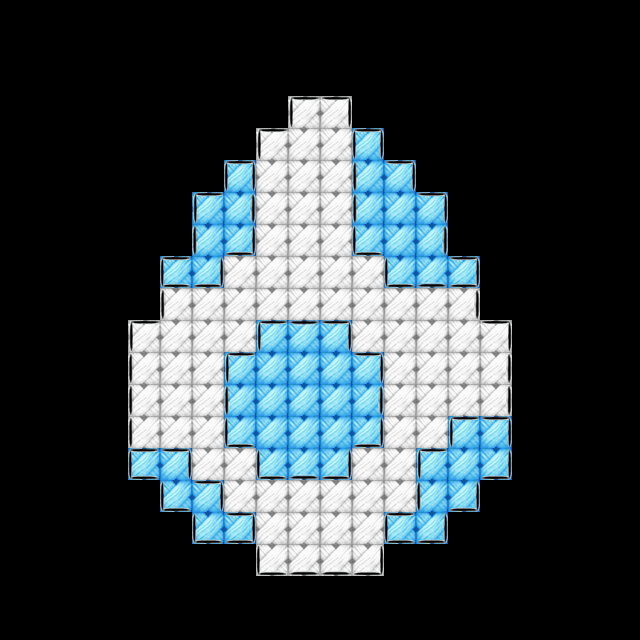

A level layout from a 2D game, rendered from its tile map. Below: a short description, then the map file with its tile-grid data intact:
An orthogonal 20x20 tile map with 32x32 px tiles, 3 tile layers (layer1, layer2, layer3), 2 tilesets.

<map version="1.2" tiledversion="1.3.4" orientation="orthogonal" renderorder="left-down" width="20" height="20" tilewidth="32" tileheight="32" infinite="0" nextlayerid="5" nextobjectid="1">
 <tileset firstgid="1" source="stroke.tsx" />
 <tileset firstgid="17" source="color.tsx" />
 <layer id="1" name="layer1" width="20" height="20">
  <data encoding="csv">
0,0,0,0,0,0,0,0,0,0,0,0,0,0,0,0,0,0,0,0,
0,0,0,0,0,0,0,0,0,0,0,0,0,0,0,0,0,0,0,0,
0,0,0,0,0,0,0,0,0,0,0,0,0,0,0,0,0,0,0,0,
0,0,0,0,0,0,0,0,0,18,18,0,0,0,0,0,0,0,0,0,
0,0,0,0,0,0,0,0,18,18,18,21,0,0,0,0,0,0,0,0,
0,0,0,0,0,0,0,21,18,18,18,21,21,0,0,0,0,0,0,0,
0,0,0,0,0,0,21,21,18,18,18,21,21,21,0,0,0,0,0,0,
0,0,0,0,0,0,21,21,18,18,18,21,21,21,0,0,0,0,0,0,
0,0,0,0,0,21,21,18,18,18,18,18,21,21,21,0,0,0,0,0,
0,0,0,0,0,18,18,18,18,18,18,18,18,18,18,0,0,0,0,0,
0,0,0,0,18,18,18,18,21,21,21,18,18,18,18,18,0,0,0,0,
0,0,0,0,18,18,18,21,21,21,21,21,18,18,18,18,0,0,0,0,
0,0,0,0,18,18,18,21,21,21,21,21,18,18,18,18,0,0,0,0,
0,0,0,0,18,18,18,21,21,21,21,21,18,18,21,21,0,0,0,0,
0,0,0,0,21,21,18,18,21,21,21,18,18,21,21,21,0,0,0,0,
0,0,0,0,0,21,21,18,18,18,18,18,18,21,21,0,0,0,0,0,
0,0,0,0,0,0,21,21,18,18,18,18,21,21,0,0,0,0,0,0,
0,0,0,0,0,0,0,0,18,18,18,18,0,0,0,0,0,0,0,0,
0,0,0,0,0,0,0,0,0,0,0,0,0,0,0,0,0,0,0,0,
0,0,0,0,0,0,0,0,0,0,0,0,0,0,0,0,0,0,0,0
</data>
 </layer>
 <layer id="3" name="layer2" width="20" height="20">
  <data encoding="csv">
0,0,0,0,0,0,0,0,0,0,0,0,0,0,0,0,0,0,0,0,
0,0,0,0,0,0,0,0,0,0,0,0,0,0,0,0,0,0,0,0,
0,0,0,0,0,0,0,0,0,0,0,0,0,0,0,0,0,0,0,0,
0,0,0,0,0,0,0,0,0,0,0,0,0,0,0,0,0,0,0,0,
0,0,0,0,0,0,0,0,0,0,0,0,0,0,0,0,0,0,0,0,
0,0,0,0,0,0,0,0,0,0,0,0,0,0,0,0,0,0,0,0,
0,0,0,0,0,0,0,0,0,0,0,0,0,0,0,0,0,0,0,0,
0,0,0,0,0,0,0,0,0,0,0,0,0,0,0,0,0,0,0,0,
0,0,0,0,0,0,0,0,0,0,0,0,0,0,0,0,0,0,0,0,
0,0,0,0,0,0,0,0,0,0,0,0,0,0,0,0,0,0,0,0,
0,0,0,0,0,0,0,0,0,0,0,0,0,0,0,0,0,0,0,0,
0,0,0,0,0,0,0,0,0,0,0,0,0,0,0,0,0,0,0,0,
0,0,0,0,0,0,0,0,0,0,0,0,0,0,0,0,0,0,0,0,
0,0,0,0,0,0,0,0,0,0,0,0,0,0,0,0,0,0,0,0,
0,0,0,0,0,0,0,0,0,0,0,0,0,0,0,0,0,0,0,0,
0,0,0,0,0,0,0,0,0,0,0,0,0,0,0,0,0,0,0,0,
0,0,0,0,0,0,0,0,0,0,0,0,0,0,0,0,0,0,0,0,
0,0,0,0,0,0,0,0,0,0,0,0,0,0,0,0,0,0,0,0,
0,0,0,0,0,0,0,0,0,0,0,0,0,0,0,0,0,0,0,0,
0,0,0,0,0,0,0,0,0,0,0,0,0,0,0,0,0,0,0,0
</data>
 </layer>
 <objectgroup id="4" name="logiclayer" visible="0">
  <properties>
   <property name="usegid" value="2;5" />
   <property name="useicon" value="2.png;5.png" />
  </properties>
 </objectgroup>
 <layer id="2" name="layer3" width="20" height="20">
  <data encoding="csv">
0,0,0,0,0,0,0,0,0,0,0,0,0,0,0,0,0,0,0,0,
0,0,0,0,0,0,0,0,0,0,0,0,0,0,0,0,0,0,0,0,
0,0,0,0,0,0,0,0,0,0,0,0,0,0,0,0,0,0,0,0,
0,0,0,0,0,0,0,0,0,5,7,0,0,0,0,0,0,0,0,0,
0,0,0,0,0,0,0,0,5,0,0,16,0,0,0,0,0,0,0,0,
0,0,0,0,0,0,0,16,0,0,0,1,7,0,0,0,0,0,0,0,
0,0,0,0,0,0,5,3,0,0,0,1,0,7,0,0,0,0,0,0,
0,0,0,0,0,0,1,8,0,0,0,6,0,3,0,0,0,0,0,0,
0,0,0,0,0,15,8,0,0,0,0,0,6,4,13,0,0,0,0,0,
0,0,0,0,0,1,0,0,0,0,0,0,0,0,3,0,0,0,0,0,
0,0,0,0,5,0,0,0,5,2,7,0,0,0,0,7,0,0,0,0,
0,0,0,0,1,0,0,5,0,0,0,7,0,0,0,3,0,0,0,0,
0,0,0,0,1,0,0,1,0,0,0,3,0,0,0,3,0,0,0,0,
0,0,0,0,1,0,0,6,0,0,0,8,0,0,5,7,0,0,0,0,
0,0,0,0,15,7,0,0,6,4,8,0,0,5,0,8,0,0,0,0,
0,0,0,0,0,6,7,0,0,0,0,0,0,1,8,0,0,0,0,0,
0,0,0,0,0,0,6,13,0,0,0,0,15,8,0,0,0,0,0,0,
0,0,0,0,0,0,0,0,6,4,4,8,0,0,0,0,0,0,0,0,
0,0,0,0,0,0,0,0,0,0,0,0,0,0,0,0,0,0,0,0,
0,0,0,0,0,0,0,0,0,0,0,0,0,0,0,0,0,0,0,0
</data>
 </layer>
</map>
